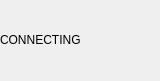
<?xml version="1.0" encoding="UTF-8"?>
<ui version="4.0">
 <class>Dialog</class>
 <widget class="QDialog" name="Dialog">
  <property name="geometry">
   <rect>
    <x>0</x>
    <y>0</y>
    <width>160</width>
    <height>81</height>
   </rect>
  </property>
  <property name="windowTitle">
   <string>Dialog</string>
  </property>
  <widget class="QWidget" name="verticalLayoutWidget">
   <property name="geometry">
    <rect>
     <x>0</x>
     <y>0</y>
     <width>160</width>
     <height>80</height>
    </rect>
   </property>
   <layout class="QVBoxLayout" name="verticalLayout">
    <item>
     <widget class="QLabel" name="label">
      <property name="text">
       <string>CONNECTING</string>
      </property>
     </widget>
    </item>
   </layout>
  </widget>
 </widget>
 <resources/>
 <connections/>
</ui>
